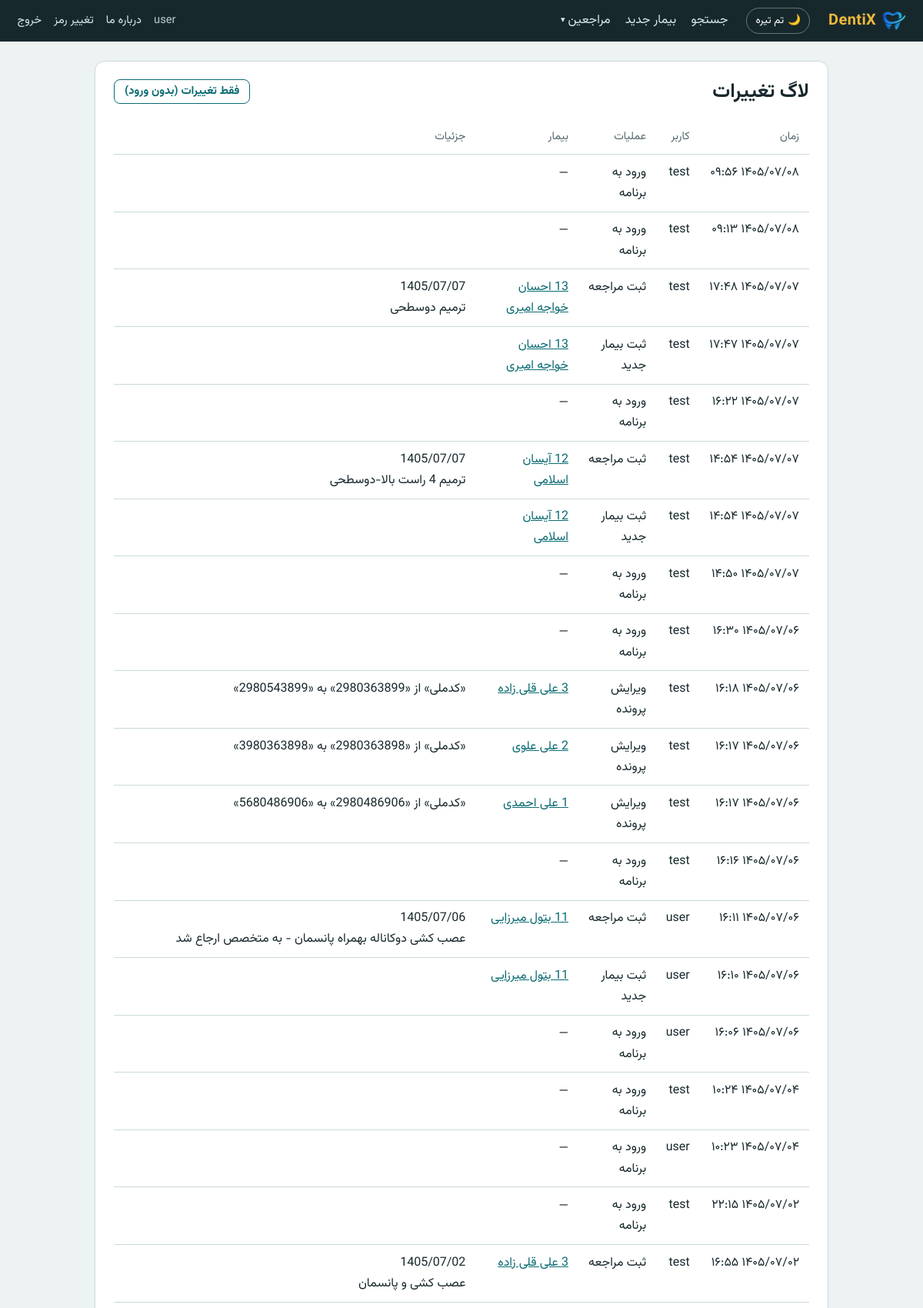
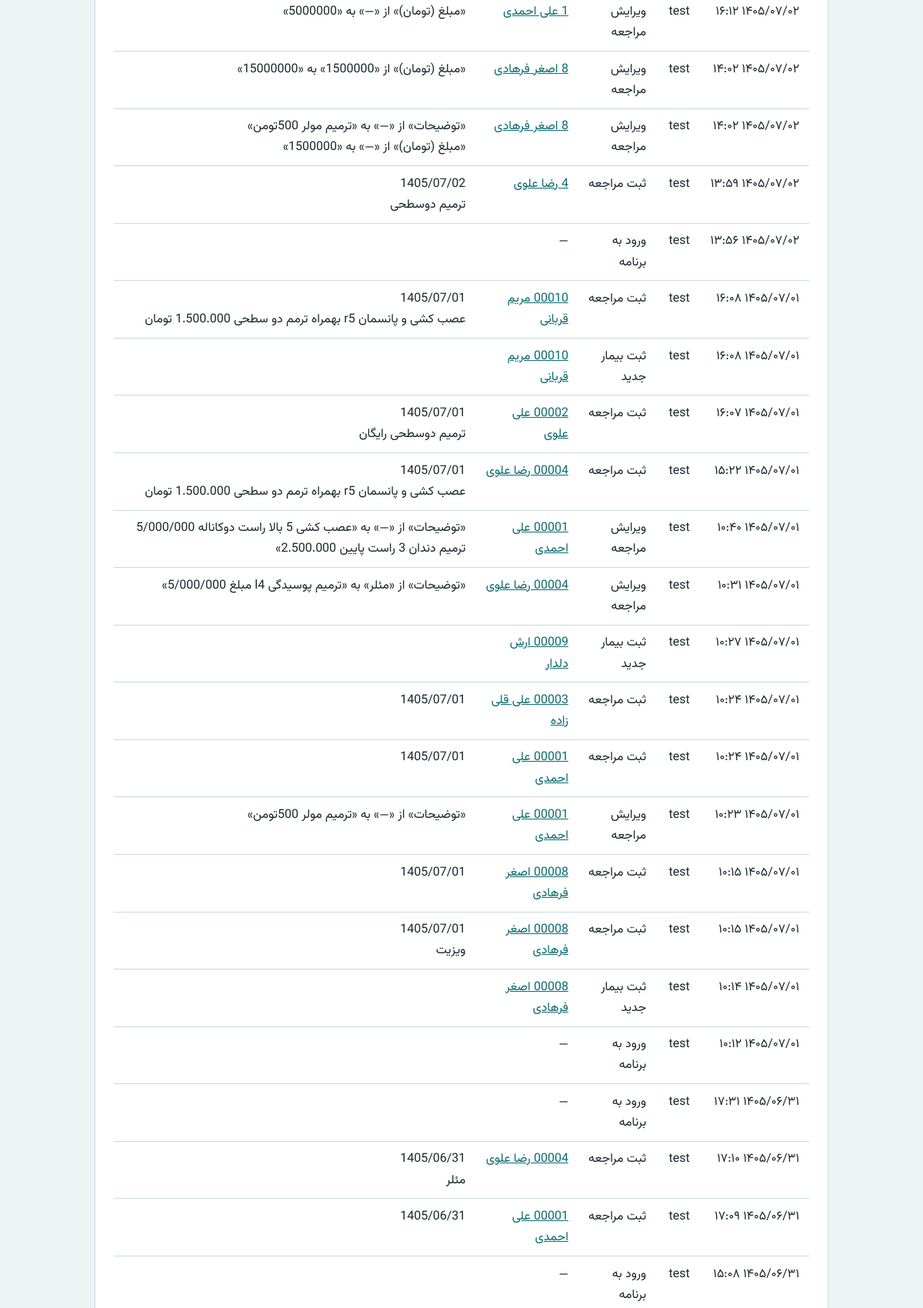
Page /settings/log/ (signed in, upper part) on the committed database (2 pictures, top to bottom).
### patients/models.py (models this page shows, shortened)
class AuditLog(models.Model):
    LOGIN = "login"
    PATIENT_CREATED = "patient_created"
    PATIENT_UPDATED = "patient_updated"
    PATIENT_DELETED = "patient_deleted"
    VISIT_ADDED = "visit_added"
    VISIT_UPDATED = "visit_updated"
    VISIT_DELETED = "visit_deleted"
    ACTIONS = [
        (LOGIN, "ورود به برنامه"),
        (PATIENT_CREATED, "ثبت بیمار جدید"),
        (PATIENT_UPDATED, "ویرایش پرونده"),
        (PATIENT_DELETED, "حذف بیمار"),
        (VISIT_ADDED, "ثبت مراجعه"),
        (VISIT_UPDATED, "ویرایش مراجعه"),
        (VISIT_DELETED, "حذف مراجعه"),
    ]
    user = models.ForeignKey(
        settings.AUTH_USER_MODEL, null=True, blank=True, on_delete=models.SET_NULL,
        related_name="+", verbose_name="کاربر",
    )
    username = models.CharField("نام کاربری", max_length=150, blank=True)
    action = models.CharField("عملیات", max_length=20, choices=ACTIONS)
    patient = models.ForeignKey(
        Patient, null=True, blank=True, on_delete=models.SET_NULL,
        related_name="+", verbose_name="بیمار",
    )
    patient_label = models.CharField("بیمار", max_length=200, blank=True)
    details = models.TextField("جزئیات", blank=True)
    created_at = models.DateTimeField("زمان", auto_now_add=True, db_index=True)
    class Meta:
        verbose_name = "لاگ تغییرات"
        verbose_name_plural = "لاگ تغییرات"
        ordering = ["-created_at", "-id"]

### patients/views.py (the view)
# urls.py: path("settings/log/", views.audit_log, name="audit_log"),
@access()
def audit_log(request):
    if not request.user.has_perm("patients.view_auditlog"):
        raise PermissionDenied
    only_changes = request.GET.get("only") == "changes"
    logs = AuditLog.objects.all()
    if only_changes:
        logs = logs.exclude(action=AuditLog.LOGIN)
    page = Paginator(logs, 50).get_page(request.GET.get("page"))
    return render(request, "patients/audit_log.html", {"page": page, "only_changes": only_changes})

### patients/context_processors.py (called while the page is built)
def site_credit(request):
    return {
        "site_developer_name": credit.DEVELOPER_NAME,
        "site_developer_phone": credit.DEVELOPER_PHONE,
        "site_developer_email": credit.DEVELOPER_EMAIL,
    }

### patients/jalali.py (called while the page is built)
def gregorian_to_jalali(gy, gm, gd):
    g_d_m = [0, 31, 59, 90, 120, 151, 181, 212, 243, 273, 304, 334]
    gy2 = gy + 1 if gm > 2 else gy
    days = (
        355666 + (365 * gy) + ((gy2 + 3) // 4) - ((gy2 + 99) // 100)
        + ((gy2 + 399) // 400) + gd + g_d_m[gm - 1]
    )
    jy = -1595 + (33 * (days // 12053))
    days %= 12053
    jy += 4 * (days // 1461)
    days %= 1461
    if days > 365:
        jy += (days - 1) // 365
        days = (days - 1) % 365
    if days < 186:
        jm = 1 + days // 31
        jd = 1 + days % 31
    else:
        jm = 7 + (days - 186) // 30
        jd = 1 + (days - 186) % 30
    return jy, jm, jd

def to_jalali(d):
    return gregorian_to_jalali(d.year, d.month, d.day)

def format_jalali(d):
    jy, jm, jd = to_jalali(d)
    return f"{jy:04d}/{jm:02d}/{jd:02d}"

### patients/templatetags/fa.py (called while the page is built)
@register.filter
def fa_digits(value):
    if value is None:
        return ""
    return to_fa_digits(value)

@register.filter
def jdatetime(value):
    if not value:
        return "—"
    local = timezone.localtime(value)
    return to_fa_digits(f"{format_jalali(local.date())} {local:%H:%M}")

### patients/utils.py (called while the page is built)
def to_fa_digits(value):
    return str(value).translate(_TO_FA)

### templates/patients/audit_log.html (shortened to what this page needs)
{% extends "base.html" %}
{% load fa %}
{% block content %}
<section class="card">
  <div class="week-head">
    <h1>لاگ تغییرات</h1>
    <div class="week-nav">
      {% if only_changes %}
        <a class="btn secondary small" href="{% url 'audit_log' %}">نمایش همه</a>
      {% else %}
        <a class="btn secondary small" href="{% url 'audit_log' %}?only=changes">فقط تغییرات (بدون ورود)</a>
      {% endif %}
    </div>
  </div>
  <div class="table-wrap">
  <table class="data">
    <thead><tr><th>زمان</th><th>کاربر</th><th>عملیات</th><th>بیمار</th><th>جزئیات</th></tr></thead>
    <tbody>
      {% for log in page %}
      <tr>
        <td class="nowrap">{{ log.created_at|jdatetime }}</td>
        <td>{{ log.username|default:"—" }}</td>
        <td>{{ log.get_action_display }}</td>
        <td>{% if log.patient_id %}<a href="{% url 'patient_detail' log.patient_id %}">{{ log.patient_label }}</a>{% else %}{{ log.patient_label|default:"—" }}{% endif %}</td>
        <td class="pre">{{ log.details|default:"" }}</td>
      </tr>
      {% empty %}
      <tr><td colspan="5" class="empty-inline">موردی ثبت نشده است.</td></tr>
      {% endfor %}
    </tbody>
  </table>
  </div>
</section>
{% endblock %}

### templates/base.html (shortened to what this page needs)
{% load static %}<!doctype html>
<html lang="fa" dir="rtl">
<head>
  <link rel="stylesheet" href="{% static 'css/app.css' %}">
</head>
<body>
  <header class="topbar">
    <a class="brand" href="{% url 'home' %}">
      <img src="{% static 'img/logo-icon.png' %}" alt="" class="brand-logo">
      <span dir="ltr">DentiX</span>
    </a>
    <button type="button" class="theme-toggle" id="theme-toggle" aria-pressed="false">
      <span class="theme-toggle-icon" aria-hidden="true">🌙</span>
      <span class="theme-toggle-label">تم تیره</span>
    </button>
    {% if user.is_authenticated %}
      <nav class="nav" aria-label="منوی اصلی">
        <a href="{% url 'search' %}">جستجو</a>
        {% if perms.patients.add_patient %}<a href="{% url 'patient_create' %}">بیمار جدید</a>{% endif %}
        {% if perms.patients.view_visit %}
        <details class="nav-dropdown">
          <summary>مراجعین</summary>
        </details>
        {% endif %}
      </nav>
      <div class="who">
        <span>{{ user.get_full_name|default:user.username }}</span>
        <a href="{% url 'about' %}">درباره ما</a>
        <a href="{% url 'password_change' %}">تغییر رمز</a>
        <form method="post" action="{% url 'logout' %}">{% csrf_token %}<button type="submit" class="link">خروج</button></form>
      </div>
    {% endif %}
  </header>
  <main class="page {% block page_class %}{% endblock %}">
    {% block content %}{% endblock %}
  </main>
</body>
</html>

### static/css/app.css (style rules this page uses)
:root { --bg: #edf2f3; --surface: #ffffff; --ink: #17282d; --header-bg: #17282d; --muted: #56696f; --line: #cbd9dc; --teal: #0a6b72; --teal-dark: #06525a; --teal-tint: #e3f0f1; --tab: #f0b93a; --tab-ink: #2b2100; --tab-tint: #fff3d1; --danger: #b0342b; --ok: #1d6f49; }
* { box-sizing: border-box; }
html { font-size: 16px; }
body { margin: 0; background: var(--bg); color: var(--ink); font-family: "Vazirmatn", Tahoma, "Segoe UI", sans-serif; line-height: 1.7; }
a { color: var(--teal); }
h1, h2 { line-height: 1.35; margin: 0 0 .4rem; }
h1 { font-size: 1.6rem; }
.nowrap { white-space: nowrap; }
.topbar { display: flex; align-items: center; gap: 1.5rem; flex-wrap: wrap; padding: .6rem 1.4rem; background: var(--header-bg); color: #fff; }
.brand { font-weight: 700; font-size: 1.25rem; letter-spacing: .02em; color: var(--tab); text-decoration: none; display: inline-flex; align-items: center; gap: .5rem; }
.brand-logo { width: 1.9rem; height: 1.9rem; object-fit: contain; }
.nav { display: flex; gap: 1.2rem; flex: 1; flex-wrap: wrap; }
.nav a, .who a { color: #dbe8ea; text-decoration: none; }
.who { display: flex; align-items: center; gap: 1rem; color: #b8cbce; font-size: .92rem; }
.who form { margin: 0; }
button.link { background: none; border: 0; padding: 0; font: inherit; cursor: pointer; color: #dbe8ea; }
.page { max-width: 62rem; margin: 0 auto; padding: 1.6rem 1.2rem 3rem; }
.card { background: var(--surface); border: 1px solid var(--line); border-radius: .8rem; padding: 1.4rem 1.5rem; margin-bottom: 1.2rem; }
.btn { display: inline-flex; align-items: center; justify-content: center; gap: .4rem; font: inherit; font-weight: 700; line-height: 1.4; padding: .6rem 1.2rem; border-radius: .5rem; border: 1.5px solid var(--teal); background: var(--teal); color: #fff; cursor: pointer; text-decoration: none; }
.btn.secondary { background: var(--surface); color: var(--teal); }
.btn.small { padding: .3rem .8rem; font-size: .92rem; }
.table-wrap { overflow-x: auto; }
table.data { width: 100%; border-collapse: collapse; }
.data th, .data td { padding: .6rem .8rem; text-align: start; border-bottom: 1px solid var(--line); vertical-align: top; }
.data th { color: var(--muted); font-weight: 400; font-size: .9rem; }
.pre { white-space: pre-line; }
.week-head { display: flex; justify-content: space-between; align-items: flex-start; gap: 1rem; flex-wrap: wrap; margin-bottom: .8rem; }
.week-nav { display: flex; gap: .5rem; flex-wrap: wrap; }
.nav-dropdown { position: relative; display: inline-block; }
.nav-dropdown summary { cursor: pointer; list-style: none; color: #dbe8ea; display: inline-flex; align-items: center; gap: .25rem; }
.nav-dropdown summary::after { content: "▾"; font-size: .7em; }
.theme-toggle { background: none; border: 1px solid rgba(255,255,255,.35); color: inherit; border-radius: 999px; padding: .3rem .7rem; font: inherit; font-size: .85rem; cursor: pointer; display: inline-flex; align-items: center; gap: .3rem; }

### rows in the picture
AuditLog: created_at|jdatetime "۱۴۰۵/۰۷/۰۸ ۰۹:۵۶", username "test", action "ورود به برنامه", patient_label "—"
AuditLog: created_at|jdatetime "۱۴۰۵/۰۷/۰۸ ۰۹:۱۳", username "test", action "ورود به برنامه", patient_label "—"
AuditLog: created_at|jdatetime "۱۴۰۵/۰۷/۰۷ ۱۷:۴۸", username "test", action "ثبت مراجعه", patient_label "13 احسان خواجه امیری", details "1405/07/07 ترمیم دوسطحی"
AuditLog: created_at|jdatetime "۱۴۰۵/۰۷/۰۷ ۱۷:۴۷", username "test", action "ثبت بیمار جدید", patient_label "13 احسان خواجه امیری"
AuditLog: created_at|jdatetime "۱۴۰۵/۰۷/۰۷ ۱۶:۲۲", username "test", action "ورود به برنامه", patient_label "—"
AuditLog: created_at|jdatetime "۱۴۰۵/۰۷/۰۷ ۱۴:۵۴", username "test", action "ثبت مراجعه", patient_label "12 آیسان اسلامی", details "1405/07/07 ترمیم 4 راست بالا-دوسطحی"
AuditLog: created_at|jdatetime "۱۴۰۵/۰۷/۰۷ ۱۴:۵۴", username "test", action "ثبت بیمار جدید", patient_label "12 آیسان اسلامی"
AuditLog: created_at|jdatetime "۱۴۰۵/۰۷/۰۷ ۱۴:۵۰", username "test", action "ورود به برنامه", patient_label "—"
AuditLog: created_at|jdatetime "۱۴۰۵/۰۷/۰۶ ۱۶:۳۰", username "test", action "ورود به برنامه", patient_label "—"
AuditLog: created_at|jdatetime "۱۴۰۵/۰۷/۰۶ ۱۶:۱۸", username "test", action "ویرایش پرونده", patient_label "3 علی قلی زاده", details "«کدملی» از «2980363899» به «2980543899»"
AuditLog: created_at|jdatetime "۱۴۰۵/۰۷/۰۶ ۱۶:۱۷", username "test", action "ویرایش پرونده", patient_label "2 علی علوی", details "«کدملی» از «2980363898» به «3980363898»"
AuditLog: created_at|jdatetime "۱۴۰۵/۰۷/۰۶ ۱۶:۱۷", username "test", action "ویرایش پرونده", patient_label "1 علی احمدی", details "«کدملی» از «2980486906» به «5680486906»"
AuditLog: created_at|jdatetime "۱۴۰۵/۰۷/۰۶ ۱۶:۱۶", username "test", action "ورود به برنامه", patient_label "—"
AuditLog: created_at|jdatetime "۱۴۰۵/۰۷/۰۶ ۱۶:۱۱", username "user", action "ثبت مراجعه", patient_label "11 بتول میرزایی", details "1405/07/06 عصب کشی دوکاناله بهمراه پانسمان - به متخصص ارجاع شد"
AuditLog: created_at|jdatetime "۱۴۰۵/۰۷/۰۶ ۱۶:۱۰", username "user", action "ثبت بیمار جدید", patient_label "11 بتول میرزایی"
AuditLog: created_at|jdatetime "۱۴۰۵/۰۷/۰۶ ۱۶:۰۶", username "user", action "ورود به برنامه", patient_label "—"
AuditLog: created_at|jdatetime "۱۴۰۵/۰۷/۰۴ ۱۰:۲۴", username "test", action "ورود به برنامه", patient_label "—"
AuditLog: created_at|jdatetime "۱۴۰۵/۰۷/۰۴ ۱۰:۲۳", username "user", action "ورود به برنامه", patient_label "—"
AuditLog: created_at|jdatetime "۱۴۰۵/۰۷/۰۲ ۲۲:۱۵", username "test", action "ورود به برنامه", patient_label "—"
AuditLog: created_at|jdatetime "۱۴۰۵/۰۷/۰۲ ۱۶:۵۵", username "test", action "ثبت مراجعه", patient_label "3 علی قلی زاده", details "1405/07/02 عصب کشی و پانسمان"
AuditLog: created_at|jdatetime "۱۴۰۵/۰۷/۰۲ ۱۶:۱۲", username "test", action "ویرایش مراجعه", patient_label "1 علی احمدی", details "«مبلغ (تومان)» از «—» به «5000000»"
AuditLog: created_at|jdatetime "۱۴۰۵/۰۷/۰۲ ۱۴:۰۲", username "test", action "ویرایش مراجعه", patient_label "8 اصغر فرهادی", details "«مبلغ (تومان)» از «1500000» به «15000000»"
AuditLog: created_at|jdatetime "۱۴۰۵/۰۷/۰۲ ۱۴:۰۲", username "test", action "ویرایش مراجعه", patient_label "8 اصغر فرهادی", details "«توضیحات» از «—» به «ترمیم مولر 500تومن» «مبلغ (تومان)» از «—» به «1500000»"
AuditLog: created_at|jdatetime "۱۴۰۵/۰۷/۰۲ ۱۳:۵۹", username "test", action "ثبت مراجعه", patient_label "4 رضا علوی", details "1405/07/02 ترمیم دوسطحی"
AuditLog: created_at|jdatetime "۱۴۰۵/۰۷/۰۲ ۱۳:۵۶", username "test", action "ورود به برنامه", patient_label "—"
AuditLog: created_at|jdatetime "۱۴۰۵/۰۷/۰۱ ۱۶:۰۸", username "test", action "ثبت مراجعه", patient_label "00010 مریم قربانی", details "1405/07/01 عصب کشی و پانسمان r5 بهمراه ترمم دو سطحی 1.500.000 تومان"
AuditLog: created_at|jdatetime "۱۴۰۵/۰۷/۰۱ ۱۶:۰۸", username "test", action "ثبت بیمار جدید", patient_label "00010 مریم قربانی"
AuditLog: created_at|jdatetime "۱۴۰۵/۰۷/۰۱ ۱۶:۰۷", username "test", action "ثبت مراجعه", patient_label "00002 علی علوی", details "1405/07/01 ترمیم دوسطحی رایگان"
AuditLog: created_at|jdatetime "۱۴۰۵/۰۷/۰۱ ۱۵:۲۲", username "test", action "ثبت مراجعه", patient_label "00004 رضا علوی", details "1405/07/01 عصب کشی و پانسمان r5 بهمراه ترمم دو سطحی 1.500.000 تومان"
AuditLog: created_at|jdatetime "۱۴۰۵/۰۷/۰۱ ۱۰:۴۰", username "test", action "ویرایش مراجعه", patient_label "00001 علی احمدی", details "«توضیحات» از «—» به «عصب کشی 5 بالا راست دوکاناله 5/000/000 ترمیم دندان 3 راست پایین 2.500.000»"
AuditLog: created_at|jdatetime "۱۴۰۵/۰۷/۰۱ ۱۰:۳۱", username "test", action "ویرایش مراجعه", patient_label "00004 رضا علوی", details "«توضیحات» از «مئلر» به «ترمیم پوسیدگی l4 مبلغ 5/000/000»"
AuditLog: created_at|jdatetime "۱۴۰۵/۰۷/۰۱ ۱۰:۲۷", username "test", action "ثبت بیمار جدید", patient_label "00009 ارش دلدار"
AuditLog: created_at|jdatetime "۱۴۰۵/۰۷/۰۱ ۱۰:۲۴", username "test", action "ثبت مراجعه", patient_label "00003 علی قلی زاده", details "1405/07/01"
AuditLog: created_at|jdatetime "۱۴۰۵/۰۷/۰۱ ۱۰:۲۴", username "test", action "ثبت مراجعه", patient_label "00001 علی احمدی", details "1405/07/01"
AuditLog: created_at|jdatetime "۱۴۰۵/۰۷/۰۱ ۱۰:۲۳", username "test", action "ویرایش مراجعه", patient_label "00001 علی احمدی", details "«توضیحات» از «—» به «ترمیم مولر 500تومن»"
AuditLog: created_at|jdatetime "۱۴۰۵/۰۷/۰۱ ۱۰:۱۵", username "test", action "ثبت مراجعه", patient_label "00008 اصغر فرهادی", details "1405/07/01"
AuditLog: created_at|jdatetime "۱۴۰۵/۰۷/۰۱ ۱۰:۱۵", username "test", action "ثبت مراجعه", patient_label "00008 اصغر فرهادی", details "1405/07/01 ویزیت"
AuditLog: created_at|jdatetime "۱۴۰۵/۰۷/۰۱ ۱۰:۱۴", username "test", action "ثبت بیمار جدید", patient_label "00008 اصغر فرهادی"
AuditLog: created_at|jdatetime "۱۴۰۵/۰۷/۰۱ ۱۰:۱۲", username "test", action "ورود به برنامه", patient_label "—"
AuditLog: created_at|jdatetime "۱۴۰۵/۰۶/۳۱ ۱۷:۳۱", username "test", action "ورود به برنامه", patient_label "—"
AuditLog: created_at|jdatetime "۱۴۰۵/۰۶/۳۱ ۱۷:۱۰", username "test", action "ثبت مراجعه", patient_label "00004 رضا علوی", details "1405/06/31 مئلر"
AuditLog: created_at|jdatetime "۱۴۰۵/۰۶/۳۱ ۱۷:۰۹", username "test", action "ثبت مراجعه", patient_label "00001 علی احمدی", details "1405/06/31"
AuditLog: created_at|jdatetime "۱۴۰۵/۰۶/۳۱ ۱۵:۰۸", username "test", action "ورود به برنامه", patient_label "—"

### other values in the picture
{{ user.get_full_name|default:user.username }} "user"
